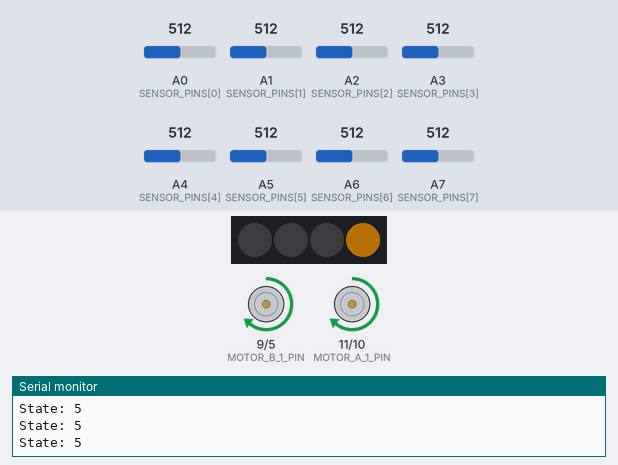
Bench run of a sketch on a simulated Arduino Nano, built with avr-gcc and run on an emulated ATmega328P. On the bench: 4 RGB LEDs in strip order, left to right, motor-driver pin pairs drawn as motors (green arrow = first pin HIGH = forward, orange = second pin HIGH = backward, longer = more drive), the last lines printed to the serial monitor. The test bench sets the inputs (shaded band); at power-on: A0 (SENSOR_PINS[0]) = 512, A4 (SENSOR_PINS[4]) = 512, A5 (SENSOR_PINS[5]) = 512, A1 (SENSOR_PINS[1]) = 512, A2 (SENSOR_PINS[2]) = 512, A3 (SENSOR_PINS[3]) = 512, A6 (SENSOR_PINS[6]) = 512, A7 (SENSOR_PINS[7]) = 512. Dim RGB values are drawn brighter than linear.

Above: at 1.2 s.
1.3 s: A0 (SENSOR_PINS[0]) set to 938
2.8 s: A0 (SENSOR_PINS[0]) set to 960
At 3.1 s:
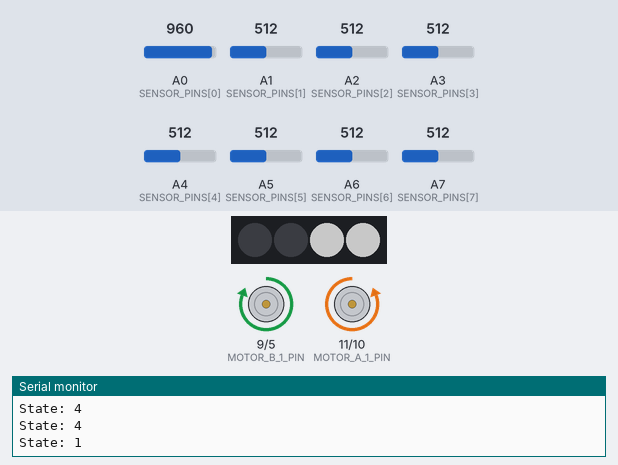
At 3.9 s:
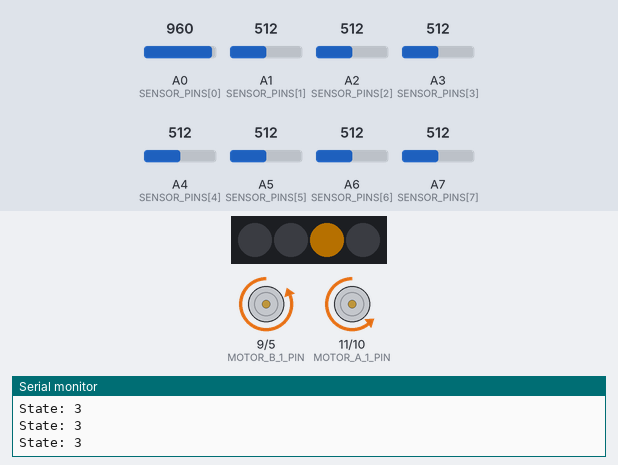
4.6 s: A4 (SENSOR_PINS[4]) set to 939
6.1 s: A4 (SENSOR_PINS[4]) set to 961
At 6.22 s:
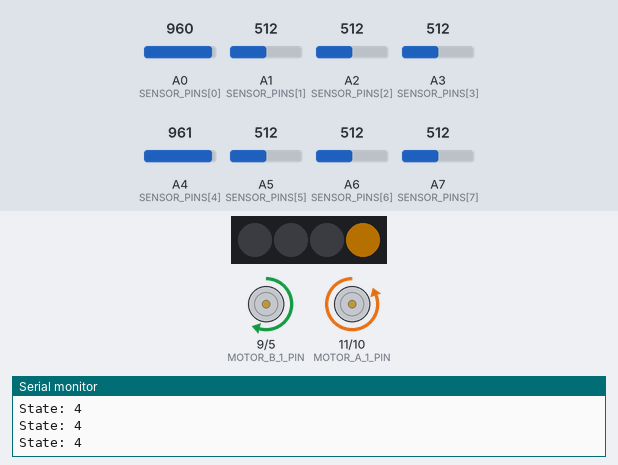
At 6.83 s:
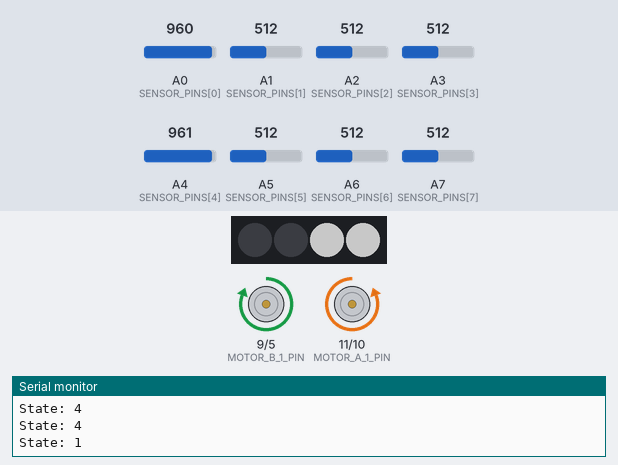
9.1 s: A5 (SENSOR_PINS[5]) set to 941
12.1 s: A5 (SENSOR_PINS[5]) set to 959
Timing chart, 0 to 16.1 s (numbered marks = the images above; inputs shaded):
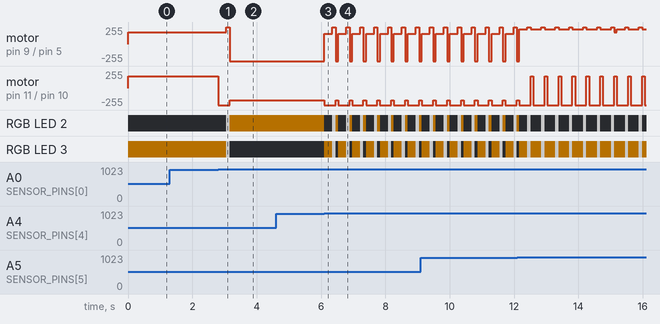

The sketch:

Work.ino
```cpp
/*
 * Line Following Robot — Line Maze Solver (Left-Hand Rule)
 * This program controls a robot to solve a maze using 8 IR sensors
 * and a PD control algorithm.
 */

#include <Adafruit_NeoPixel.h>

// --- Configuration Constants ---
const int LED_PIN = 3;
const int NUM_LEDS = 4;

// --- Motor Pin Definitions ---
const int MOTOR_A_1_PIN = 11; // Left backward
const int MOTOR_A_2_PIN = 10; // Left forward
const int MOTOR_B_1_PIN = 9;  // Right forward
const int MOTOR_B_2_PIN = 5;  // Right backward

const int TRIGGERPIN = 12;
const int ECHOPIN = 13;


// --- Sensor Configuration ---
const int SENSOR_COUNT = 8;
const int SENSOR_PINS[SENSOR_COUNT] = {A0, A1, A2, A3, A4, A5, A6, A7};
const int SENSOR_WEIGHTS[SENSOR_COUNT] = {-7, -5, -3, -1, 1, 3, 5, 7};
const int LINE_THRESHOLD = 950;

// --- PD Control Gains ---
const float KP_GAIN = 20.0;
const float KD_GAIN = 12.0;

// --- Speed Settings ---
const int SPEED_BASE = 255;
const int SPEED_MIN = 160;
const int SPEED_PIVOT = 180;

// --- Timing and Thresholds (ms) ---
const unsigned long CROSSING_DURATION = 100;
const unsigned long BLIND_TURN_DURATION = 80;
const unsigned long U_TURN_DURATION = 600;
const unsigned long COOLDOWN_DURATION = 250;
const unsigned long TIMEOUT_DURATION = 3000;
const unsigned long IGNORE_FINISH_DURATION = 3000;
const unsigned long FINISH_CONFIRM_THRESHOLD = 100;
const unsigned long DEBUG_INTERVAL = 50;

// --- State Machine ---
enum RobotState {
    FOLLOWING,
    CROSSING,
    TURNING,
    SEARCH,
    COOLDOWN,
    RECOVER,
    FINISH,
    BACKUP,
    DONE
};

RobotState currentRobotState = FOLLOWING;
int pendingTurnDirection = 0;
int lastTurnDirection = 0;
float previousError = 0;

unsigned long stateStartTime = 0;
unsigned long raceStartTime = 0;
unsigned long finishDetectionTime = 0;
unsigned long lastDebugTime = 0;

Adafruit_NeoPixel statusPixels(NUM_LEDS, LED_PIN, NEO_GRB + NEO_KHZ800);

// ============================================================
// LED Status Helpers
// ============================================================

void showForwardLights() {
    statusPixels.clear();
    statusPixels.setPixelColor(2, statusPixels.Color(100, 100, 100));
    statusPixels.setPixelColor(3, statusPixels.Color(100, 100, 100));
    statusPixels.show();
}

void showBrakeLights() {
    statusPixels.clear();
    statusPixels.setPixelColor(0, statusPixels.Color(100, 0, 0));
    statusPixels.setPixelColor(1, statusPixels.Color(100, 0, 0));
    statusPixels.show();
}

void showLeftTurnLights() {
    statusPixels.clear();
    statusPixels.setPixelColor(3, statusPixels.Color(65, 40, 0));
    statusPixels.show();
}

void showRightTurnLights() {
    statusPixels.clear();
    statusPixels.setPixelColor(2, statusPixels.Color(65, 40, 0));
    statusPixels.show();
}

// ============================================================
// Motor Control Functions
// ============================================================

void setMotorSpeed(int forwardPin, int backwardPin, int speed) {
    speed = constrain(speed, -255, 255);
    if (speed >= 0) {
        analogWrite(forwardPin, speed);
        analogWrite(backwardPin, 0);
    } else {
        analogWrite(forwardPin, 0);
        // Hardware hack for Pin 5 if PWM is unavailable
        if (backwardPin == 5) {
            digitalWrite(5, HIGH);
        } else {
            analogWrite(backwardPin, abs(speed));
        }
    }
}

void stopMotors() {
    analogWrite(MOTOR_A_1_PIN, 0);
    analogWrite(MOTOR_A_2_PIN, 0);
    analogWrite(MOTOR_B_1_PIN, 0);
    analogWrite(MOTOR_B_2_PIN, 0);
    showBrakeLights();
}

void driveForward(int speed = SPEED_BASE) {
    setMotorSpeed(MOTOR_A_2_PIN, MOTOR_A_1_PIN, speed);
    setMotorSpeed(MOTOR_B_1_PIN, MOTOR_B_2_PIN, speed);
    showForwardLights();
}

void driveReverse(int speed = SPEED_BASE) {
    setMotorSpeed(MOTOR_A_2_PIN, MOTOR_A_1_PIN, -speed);
    setMotorSpeed(MOTOR_B_1_PIN, MOTOR_B_2_PIN, -speed);
    showBrakeLights();
}

void pivotLeft(int speed = SPEED_PIVOT) {
    setMotorSpeed(MOTOR_A_2_PIN, MOTOR_A_1_PIN, -speed);
    setMotorSpeed(MOTOR_B_1_PIN, MOTOR_B_2_PIN, speed);
    showLeftTurnLights();
}

void pivotRight(int speed = SPEED_PIVOT) {
    setMotorSpeed(MOTOR_A_2_PIN, MOTOR_A_1_PIN, speed);
    setMotorSpeed(MOTOR_B_1_PIN, MOTOR_B_2_PIN, -speed);
    showRightTurnLights();
}

// ============================================================
// Sensor and Control Logic
// ============================================================

int readSensorArray(int sensorValues[], long &weightedSum) {
    weightedSum = 0;
    int activeCount = 0;
    for (int i = 0; i < SENSOR_COUNT; i++) {
        sensorValues[i] = analogRead(SENSOR_PINS[i]);
        if (sensorValues[i] > LINE_THRESHOLD) {
            weightedSum += (long)SENSOR_WEIGHTS[i];
            activeCount++;
        }
    }
    return activeCount;
}

int determineJunctionTurn(int sensorValues[]) {
    bool hasLeft = (sensorValues[5] > LINE_THRESHOLD || sensorValues[6] > LINE_THRESHOLD || sensorValues[7] > LINE_THRESHOLD);
    bool hasCenter = (sensorValues[3] > LINE_THRESHOLD || sensorValues[4] > LINE_THRESHOLD);
    bool hasRight = (sensorValues[0] > LINE_THRESHOLD || sensorValues[1] > LINE_THRESHOLD || sensorValues[2] > LINE_THRESHOLD);

    if (hasLeft) {
        return -1; // Prioritize Left (Left-Hand Rule)
    }
    if (hasCenter && !hasRight) {
        return 0; // Go Straight
    }
    if (hasRight) {
        return 1; // Turn Right
    }
    if (!hasLeft && !hasCenter && !hasRight) {
        return 2; // Dead end / U-turn
    }
    return -99;
}

void executePDDrive(float currentPosition) {
    int targetBaseSpeed = map((int)(abs(currentPosition) * 10), 0, 70, SPEED_BASE, SPEED_MIN);
    float correction = (KP_GAIN * currentPosition) + (KD_GAIN * (currentPosition - previousError));
    previousError = currentPosition;

    if (currentPosition < 0) {
        showLeftTurnLights();
    } else if (currentPosition > 0) {
        showRightTurnLights();
    } else {
        showForwardLights();
    }

    setMotorSpeed(MOTOR_A_2_PIN, MOTOR_A_1_PIN, targetBaseSpeed - (int)correction);
    setMotorSpeed(MOTOR_B_1_PIN, MOTOR_B_2_PIN, targetBaseSpeed + (int)correction);
}

// ============================================================
// Core Arduino Functions
// ============================================================

void setup() {
    pinMode(MOTOR_A_1_PIN, OUTPUT);
    pinMode(MOTOR_A_2_PIN, OUTPUT);
    pinMode(MOTOR_B_1_PIN, OUTPUT);
    pinMode(MOTOR_B_2_PIN, OUTPUT);

    stopMotors();
    Serial.begin(9600);
    statusPixels.begin();
    statusPixels.clear();
    statusPixels.show();

    raceStartTime = millis();
}

void loop() {
    int sensorValues[SENSOR_COUNT];
    long weightedSum = 0;
    int activeSensorCount = readSensorArray(sensorValues, weightedSum);
    unsigned long currentTime = millis();

    // Throttled Debug Output
    if (currentTime - lastDebugTime >= DEBUG_INTERVAL) {
        lastDebugTime = currentTime;
        Serial.print("State: ");
        Serial.println(currentRobotState);
    }

    switch (currentRobotState) {
        case FOLLOWING: {
            if (activeSensorCount >= 7 && (currentTime - raceStartTime > IGNORE_FINISH_DURATION)) {
                if (finishDetectionTime == 0) {
                    finishDetectionTime = currentTime;
                } else if (currentTime - finishDetectionTime >= FINISH_CONFIRM_THRESHOLD) {
                    currentRobotState = FINISH;
                    stateStartTime = currentTime;
                }
                driveForward();
                break;
            } else {
                finishDetectionTime = 0;
            }

            if (activeSensorCount == 0) {
                currentRobotState = RECOVER;
                stateStartTime = currentTime;
                break;
            }

            int junctionDecision = determineJunctionTurn(sensorValues);
            if (junctionDecision != -99 && junctionDecision != 0) {
                pendingTurnDirection = junctionDecision;
                currentRobotState = CROSSING;
                stateStartTime = currentTime;
                break;
            }

            executePDDrive((float)weightedSum / activeSensorCount);
            break;
        }

        case CROSSING: {
            driveForward();
            if (currentTime - stateStartTime >= CROSSING_DURATION) {
                currentRobotState = TURNING;
                stateStartTime = currentTime;
            }
            break;
        }

        case TURNING: {
            if (pendingTurnDirection == -1) {
                pivotLeft();
            } else {
                pivotRight();
            }

            unsigned long turnPhaseLimit = (pendingTurnDirection == 2) ? U_TURN_DURATION : BLIND_TURN_DURATION;
            if (currentTime - stateStartTime >= turnPhaseLimit) {
                currentRobotState = SEARCH;
                stateStartTime = currentTime;
            }
            break;
        }

        case SEARCH: {
            if (pendingTurnDirection == -1) {
                pivotLeft();
            } else {
                pivotRight();
            }

            if (analogRead(SENSOR_PINS[3]) > LINE_THRESHOLD || analogRead(SENSOR_PINS[4]) > LINE_THRESHOLD) {
                previousError = 0;
                currentRobotState = COOLDOWN;
                stateStartTime = currentTime;
                break;
            }

            if (currentTime - stateStartTime > TIMEOUT_DURATION) {
                pendingTurnDirection = 2; // Force U-turn on failure
                currentRobotState = TURNING;
                stateStartTime = currentTime;
            }
            break;
        }

        case COOLDOWN: {
            if (activeSensorCount > 0) {
                executePDDrive((float)weightedSum / activeSensorCount);
            } else {
                driveForward();
            }
            if (currentTime - stateStartTime >= COOLDOWN_DURATION) {
                currentRobotState = FOLLOWING;
            }
            break;
        }

        case RECOVER: {
            if (previousError <= 0) {
                pivotLeft();
            } else {
                pivotRight();
            }
            if (activeSensorCount > 0) {
                currentRobotState = COOLDOWN;
                stateStartTime = currentTime;
            }
            break;
        }

        case FINISH: {
            driveForward();
            if (activeSensorCount <= 2) {
                stopMotors();
                currentRobotState = BACKUP;
                stateStartTime = currentTime;
            }
            break;
        }

        case BACKUP: {
            if (currentTime - stateStartTime < 600) {
                driveReverse(200);
            } else if (currentTime - stateStartTime < 1600) {
                stopMotors();
            } else {
                currentRobotState = DONE;
            }
            break;
        }

        case DONE: {
            stopMotors();
            statusPixels.fill(statusPixels.Color(0, 255, 0));
            statusPixels.show();
            break;
        }
    }
}
```

Measured:
- the behaviour switches between 950 and 951 on A0 (SENSOR_PINS[0]) (found by bisection; images 0 and 1)
- the behaviour switches between 950 and 951 on A4 (SENSOR_PINS[4]) (found by bisection; images 2 and 3)
- after the input at 2.8 s, motor on pin 9 (MOTOR_B_1_PIN) / pin 5 (MOTOR_B_2_PIN): forward 180/255 → forward 255/255 after 0.25 s, → backward 255/255 0.10 s later; motor on pin 11 (MOTOR_A_1_PIN) / pin 10 (MOTOR_A_2_PIN): forward 180/255 → backward 255/255 at once, → backward 180/255 0.35 s later
